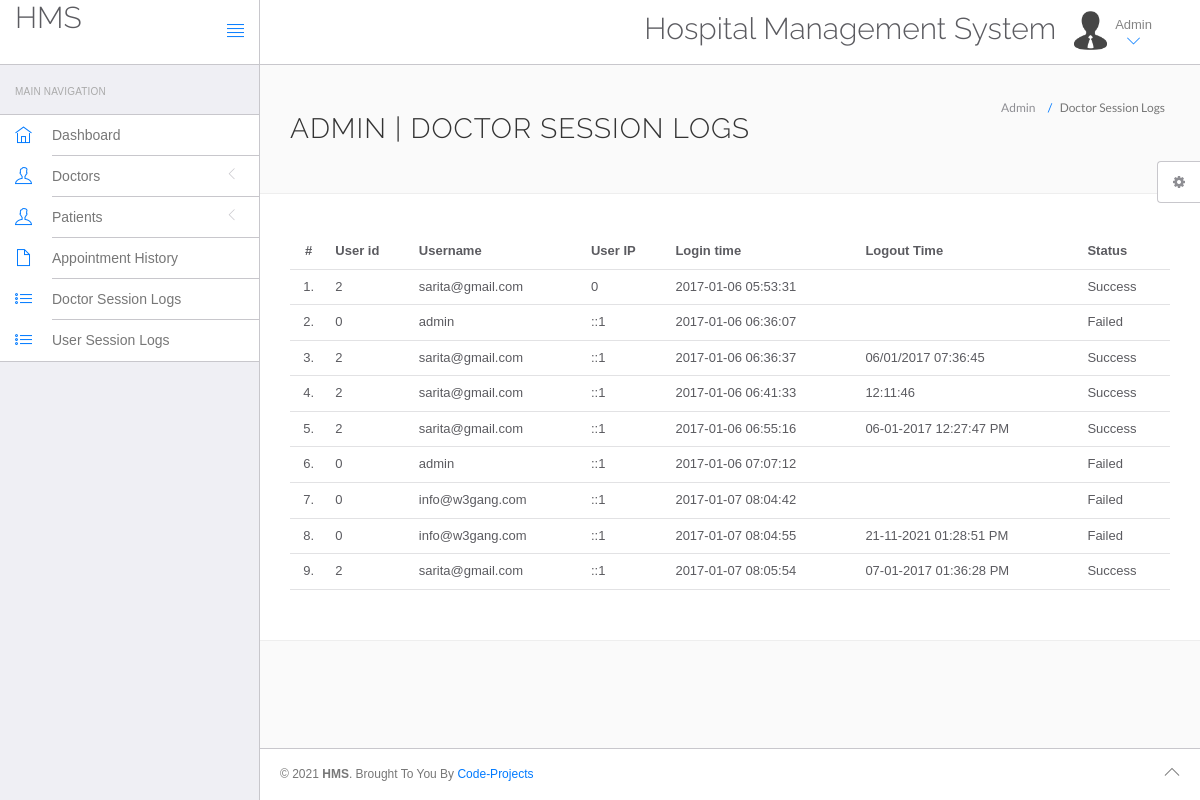
/hms/admin/doctor-logs.php (signed in), run on the app's committed database.
### tables this page shows
CREATE TABLE `doctorslog` (
  `id` int NOT NULL,
  `uid` int NOT NULL,
  `username` varchar(255) NOT NULL,
  `userip` binary(16) NOT NULL,
  `loginTime` timestamp NOT NULL DEFAULT CURRENT_TIMESTAMP,
  `logout` varchar(255) NOT NULL,
  `status` int NOT NULL
);

### hms/admin/doctor-logs.php (the view, shortened to what this page needs)
<?php
include('../include/config.php');
?>
<!DOCTYPE html>
<html lang="en">
	<head>
		<link rel="stylesheet" href="vendor/bootstrap/css/bootstrap.min.css">
		<link rel="stylesheet" href="vendor/fontawesome/css/font-awesome.min.css">
		<link rel="stylesheet" href="vendor/themify-icons/themify-icons.min.css">
		<link href="vendor/animate.css/animate.min.css" rel="stylesheet" media="screen">
		<link href="vendor/perfect-scrollbar/perfect-scrollbar.min.css" rel="stylesheet" media="screen">
		<link href="vendor/switchery/switchery.min.css" rel="stylesheet" media="screen">
		<link href="vendor/bootstrap-touchspin/jquery.bootstrap-touchspin.min.css" rel="stylesheet" media="screen">
		<link href="vendor/select2/select2.min.css" rel="stylesheet" media="screen">
		<link href="vendor/bootstrap-datepicker/bootstrap-datepicker3.standalone.min.css" rel="stylesheet" media="screen">
		<link href="vendor/bootstrap-timepicker/bootstrap-timepicker.min.css" rel="stylesheet" media="screen">
		<link rel="stylesheet" href="assets/css/styles.css">
		<link rel="stylesheet" href="assets/css/plugins.css">
		<link rel="stylesheet" href="assets/css/themes/theme-1.css" id="skin_color" />
	</head>
	<body>
		<div id="app">
<?php include('include/sidebar.php');?>
			<div class="app-content">
					<?php include('include/header.php');?>
				<div class="main-content" >
					<div class="wrap-content container" id="container">
						<section id="page-title">
							<div class="row">
								<div class="col-sm-8">
									<h1 class="mainTitle">Admin  | Doctor Session Logs</h1>
																	</div>
								<ol class="breadcrumb">
									<li>
										<span>Admin </span>
									</li>
									<li class="active">
										<span>Doctor Session Logs</span>
									</li>
								</ol>
							</div>
						</section>
						<div class="container-fluid container-fullw bg-white">
									<div class="row">
								<div class="col-md-12">
									<table class="table table-hover" id="sample-table-1">
										<thead>
											<tr>
												<th class="center">#</th>
												<th class="hidden-xs">User id</th>
												<th>Username</th>
												<th>User IP</th>
												<th>Login time</th>
												<th>Logout Time </th>
												<th> Status </th>
											</tr>
										</thead>
										<tbody>
											<?php
												$sql="select * from doctorslog";
												$stmt= $conn->prepare($sql);
												$stmt->execute();
												$cnt=1;
												while($row=$stmt->fetch(PDO::FETCH_ASSOC)){
											?>
											<tr>
												<td class="center"><?php echo $cnt;?>.</td>
												<td class="hidden-xs"><?php echo $row['uid'];?></td>
												<td class="hidden-xs"><?php echo $row['username'];?></td>
												<td><?php echo $row['userip'];?></td>
												<td><?php echo $row['loginTime'];?></td>
												<td><?php echo $row['logout'];?>
												</td>
												<td>
													<?php
														if($row['status']==1){
															echo "Success";
														} else {
															echo "Failed";
														}
													?>
												</td>
											</tr>
											<?php
												$cnt=$cnt+1;
											 }?>
										</tbody>
									</table>
								</div>
							</div>
								</div>
					</div>
				</div>
			</div>
	<?php include('include/footer.php');?>
	<?php include('include/setting.php');?>
		</div>
	</body>
</html>

### hms/admin/assets/css/themes/theme-1.css (style rules this page uses)
body { background: #FAFAFA; }

### data on the page
doctorslog: uid "2", username "sarita@gmail.com", userip "0", loginTime "2017-01-06 05:53:31", status "Success"
doctorslog: uid "0", username "admin", userip "::1", loginTime "2017-01-06 06:36:07", status "Failed"
doctorslog: uid "2", username "sarita@gmail.com", userip "::1", loginTime "2017-01-06 06:36:37", logout "06/01/2017 07:36:45", status "Success"
doctorslog: uid "2", username "sarita@gmail.com", userip "::1", loginTime "2017-01-06 06:41:33", logout "12:11:46", status "Success"
doctorslog: uid "2", username "sarita@gmail.com", userip "::1", loginTime "2017-01-06 06:55:16", logout "06-01-2017 12:27:47 PM", status "Success"
doctorslog: uid "0", username "admin", userip "::1", loginTime "2017-01-06 07:07:12", status "Failed"
doctorslog: uid "0", username "info@w3gang.com", userip "::1", loginTime "2017-01-07 08:04:42", status "Failed"
doctorslog: uid "0", username "info@w3gang.com", userip "::1", loginTime "2017-01-07 08:04:55", logout "21-11-2021 01:28:51 PM", status "Failed"
doctorslog: uid "2", username "sarita@gmail.com", userip "::1", loginTime "2017-01-07 08:05:54", logout "07-01-2017 01:36:28 PM", status "Success"
